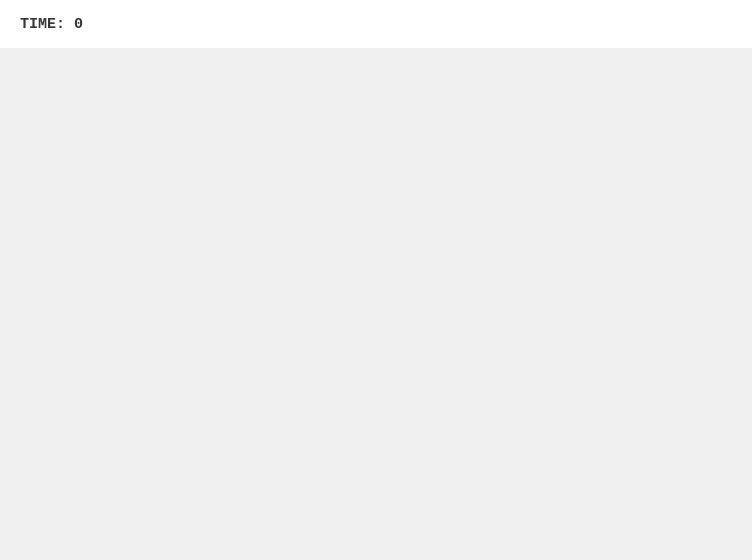
<?xml version="1.0" encoding="UTF-8"?>
<ui version="4.0">
 <class>MainWindow</class>
 <widget class="QMainWindow" name="MainWindow">
  <property name="geometry">
   <rect>
    <x>0</x>
    <y>0</y>
    <width>752</width>
    <height>560</height>
   </rect>
  </property>
  <property name="minimumSize">
   <size>
    <width>752</width>
    <height>560</height>
   </size>
  </property>
  <property name="maximumSize">
   <size>
    <width>752</width>
    <height>560</height>
   </size>
  </property>
  <property name="windowTitle">
   <string>Maze</string>
  </property>
  <property name="windowIcon">
   <iconset>
    <normaloff>:/Images/icon.ico</normaloff>:/Images/icon.ico</iconset>
  </property>
  <property name="styleSheet">
   <string notr="true"/>
  </property>
  <widget class="QWidget" name="pMainWidget">
   <property name="styleSheet">
    <string notr="true">background-color: #F0F0F0;</string>
   </property>
   <widget class="QFrame" name="pMenuFrame">
    <property name="geometry">
     <rect>
      <x>0</x>
      <y>0</y>
      <width>752</width>
      <height>48</height>
     </rect>
    </property>
    <property name="toolTipDuration">
     <number>0</number>
    </property>
    <property name="styleSheet">
     <string notr="true">background-color: #FFFFFF;</string>
    </property>
    <property name="frameShape">
     <enum>QFrame::NoFrame</enum>
    </property>
    <property name="frameShadow">
     <enum>QFrame::Raised</enum>
    </property>
    <property name="lineWidth">
     <number>0</number>
    </property>
    <widget class="QLabel" name="pTimeLabel">
     <property name="geometry">
      <rect>
       <x>20</x>
       <y>0</y>
       <width>200</width>
       <height>48</height>
      </rect>
     </property>
     <property name="font">
      <font>
       <family>Consolas</family>
       <pointsize>11</pointsize>
       <italic>false</italic>
       <bold>true</bold>
      </font>
     </property>
     <property name="styleSheet">
      <string notr="true">color: #353535;
</string>
     </property>
     <property name="text">
      <string>TIME: 0</string>
     </property>
    </widget>
    <widget class="QPushButton" name="pRestartButton">
     <property name="geometry">
      <rect>
       <x>690</x>
       <y>0</y>
       <width>48</width>
       <height>48</height>
      </rect>
     </property>
     <property name="styleSheet">
      <string notr="true">QPushButton
{
	image: url(:/images/restart_normal.png);
	border:0px;
}
QPushButton:hover
{
	image: url(:/images/restart_hover.png);
}</string>
     </property>
     <property name="text">
      <string/>
     </property>
    </widget>
    <widget class="QPushButton" name="pTrackButton">
     <property name="geometry">
      <rect>
       <x>642</x>
       <y>0</y>
       <width>48</width>
       <height>48</height>
      </rect>
     </property>
     <property name="styleSheet">
      <string notr="true">QPushButton
{	
	image: url(:/images/find_normal.png);
	border: 0px;
}
QPushButton:hover
{
	image: url(:/images/find_hover.png);
}</string>
     </property>
     <property name="text">
      <string/>
     </property>
    </widget>
    <widget class="QPushButton" name="pFogButton">
     <property name="geometry">
      <rect>
       <x>594</x>
       <y>0</y>
       <width>48</width>
       <height>48</height>
      </rect>
     </property>
     <property name="styleSheet">
      <string notr="true">QPushButton
{	
	image: url(:/images/fog_normal.png);
	border: 0px;
}
QPushButton:hover
{
	image: url(:/images/fog_hover.png);
}</string>
     </property>
     <property name="text">
      <string/>
     </property>
    </widget>
   </widget>
   <widget class="SceneWidget" name="pSceneWidget" native="true">
    <property name="geometry">
     <rect>
      <x>0</x>
      <y>48</y>
      <width>752</width>
      <height>512</height>
     </rect>
    </property>
    <property name="minimumSize">
     <size>
      <width>752</width>
      <height>512</height>
     </size>
    </property>
    <property name="maximumSize">
     <size>
      <width>512</width>
      <height>640</height>
     </size>
    </property>
   </widget>
  </widget>
 </widget>
 <customwidgets>
  <customwidget>
   <class>SceneWidget</class>
   <extends>QWidget</extends>
   <header>include/views/widgets/scenewidget.h</header>
   <container>1</container>
  </customwidget>
 </customwidgets>
 <resources/>
 <connections/>
</ui>
